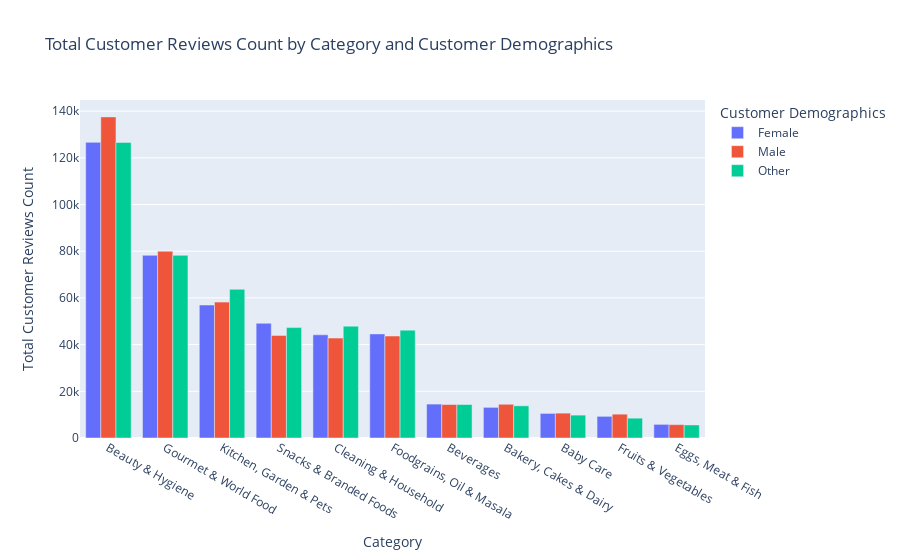

Notebook source saved alongside this figure:
### Code cell
# plot the total_customer_reviews_count for each category and customer_demographics using grouped bar chart.

total_customer_reviews_count = total_customer_reviews_count.reset_index()

fig = px.bar(total_customer_reviews_count,
                x='category',
                y='customer_reviews_count',
                color='customer_demographics',
                barmode='group',
                title='Total Customer Reviews Count by Category and Customer Demographics')

fig.update_layout(
    xaxis_title="Category",
    yaxis_title="Total Customer Reviews Count",
    xaxis={'categoryorder':'total descending'},
    legend_title="Customer Demographics"
)

fig.show()

### Figure 1 — Plotly figure (JSON) as saved in the notebook; plotly's stock layout.template omitted (floating-point values rounded to 4 significant figures)
{"data": [{"alignmentgroup": "True", "hovertemplate": "customer_demographics=Female<br>category=%{x}<br>customer_reviews_count=%{y}<extra></extra>", "legendgroup": "Female", "marker": {"color": "#636efa", "pattern": {"shape": ""}}, "name": "Female", "offsetgroup": "Female", "orientation": "v", "showlegend": true, "textposition": "auto", "type": "bar", "x": ["Baby Care", "Bakery, Cakes & Dairy", "Beauty & Hygiene", "Beverages", "Cleaning & Household", "Eggs, Meat & Fish", "Foodgrains, Oil & Masala", "Fruits & Vegetables", "Gourmet & World Food", "Kitchen, Garden & Pets", "Snacks & Branded Foods"], "xaxis": "x", "y": [10535, 13129, 126643, 14526, 44202, 5839, 44590, 9278, 78248, 56968, 49125], "yaxis": "y"}, {"alignmentgroup": "True", "hovertemplate": "customer_demographics=Male<br>category=%{x}<br>customer_reviews_count=%{y}<extra></extra>", "legendgroup": "Male", "marker": {"color": "#EF553B", "pattern": {"shape": ""}}, "name": "Male", "offsetgroup": "Male", "orientation": "v", "showlegend": true, "textposition": "auto", "type": "bar", "x": ["Baby Care", "Bakery, Cakes & Dairy", "Beauty & Hygiene", "Beverages", "Cleaning & Household", "Eggs, Meat & Fish", "Foodgrains, Oil & Masala", "Fruits & Vegetables", "Gourmet & World Food", "Kitchen, Garden & Pets", "Snacks & Branded Foods"], "xaxis": "x", "y": [10651, 14444, 137541, 14339, 42797, 5725, 43683, 10207, 79989, 58209, 43954], "yaxis": "y"}, {"alignmentgroup": "True", "hovertemplate": "customer_demographics=Other<br>category=%{x}<br>customer_reviews_count=%{y}<extra></extra>", "legendgroup": "Other", "marker": {"color": "#00cc96", "pattern": {"shape": ""}}, "name": "Other", "offsetgroup": "Other", "orientation": "v", "showlegend": true, "textposition": "auto", "type": "bar", "x": ["Baby Care", "Bakery, Cakes & Dairy", "Beauty & Hygiene", "Beverages", "Cleaning & Household", "Eggs, Meat & Fish", "Foodgrains, Oil & Masala", "Fruits & Vegetables", "Gourmet & World Food", "Kitchen, Garden & Pets", "Snacks & Branded Foods"], "xaxis": "x", "y": [9802, 13783, 126621, 14346, 47911, 5581, 46201, 8500, 78250, 63694, 47302], "yaxis": "y"}], "layout": {"barmode": "group", "legend": {"title": {"text": "Customer Demographics"}, "tracegroupgap": 0}, "title": {"text": "Total Customer Reviews Count by Category and Customer Demographics"}, "xaxis": {"anchor": "y", "categoryorder": "total descending", "domain": [0, 1], "title": {"text": "Category"}}, "yaxis": {"anchor": "x", "domain": [0, 1], "title": {"text": "Total Customer Reviews Count"}}}}
